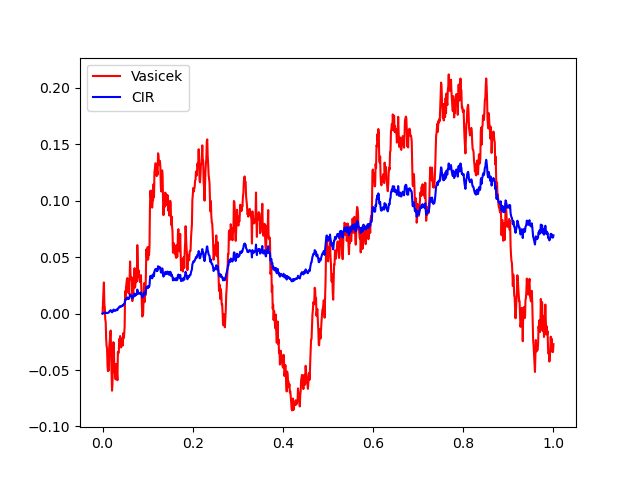

Reproduce this figure in Python.
import numpy as np
import matplotlib.pyplot as plt
# Parameters
s1 = 0.3 # Vasicek Standard Deviation
s2 = 0.3 # CIR Standard Deviation
K = 1 # a constant for both models
theta = 0.2 # a constant for both models
dt = .001 # Time-step
sqrtdt = np.sqrt(dt) 
T = 1 # Time limit
n = int(T / dt) # Total step
t = np.linspace(0., T, n) # Time step vector

xV = np.zeros(n); xC = np.zeros(n) #Simulation vectors and initial conditions
xV[0] = 0; xC[0] = 0 

SI = np.zeros(n)
#the Euler-Maruyama Method
for i in range(n - 1):
    dW = sqrtdt*np.random.randn()
    xV[i + 1] = xV[i] + dt*K*(theta-xV[i]) + s1*dW
    xC[i + 1] = xC[i] + dt*K*(theta -xC[i]) + s2*np.sqrt(xC[i])*dW
#Plotting
plt.plot(t,xV,label="Vasicek",color="Red")
plt.plot(t,xC,label="CIR",color="Blue")
plt.legend()
plt.show()
